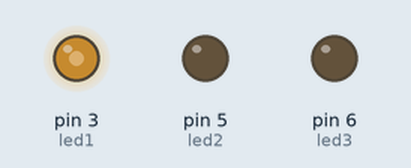
A sketch run on a simulated Arduino Uno, built with avr-gcc and run on an emulated ATmega328P. Shown: output pins drawn as LEDs (lit = HIGH).

Above: at 0.1 s.
At 0.6 s:
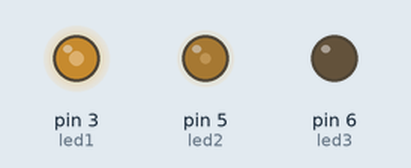
At 1.6 s:
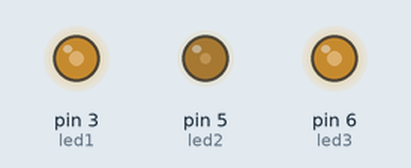
Timing chart, 0 to 3.1 s (numbered marks = the images above):
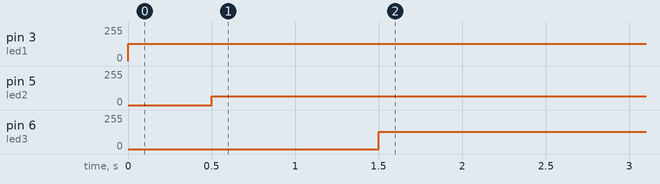

Measured:
- by itself, pin 3 (led1): 0/255 → 128/255 at 0.00 s
- by itself, pin 5 (led2): 0/255 → 64/255 at 0.50 s
- by itself, pin 6 (led3): 0/255 → 128/255 at 1.5 s

The sketch:

RGB1.ino
```cpp
int led1 =3;
int led2 =5;
int led3 =6;
void setup() {
  pinMode(led2,OUTPUT);
  pinMode(led1,OUTPUT);
  pinMode(led3,OUTPUT);

}

void loop() {
  analogWrite(led1,128);
  delay(500);
  analogWrite(led2,64);
  delay(1000);
  analogWrite(led3,128);
  delay(500);

}
```
